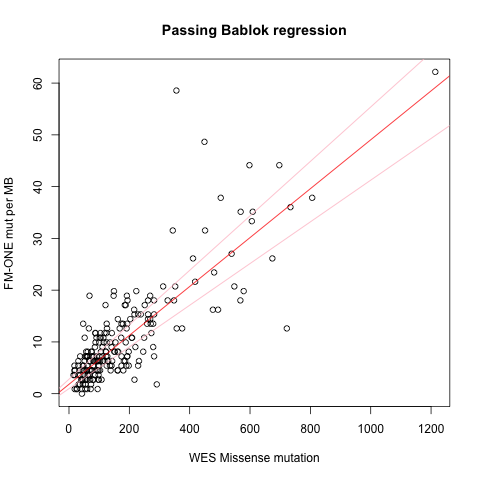

Reproduce this figure in R.
getwd()
setwd("/Users/takamatsushiro/Desktop/pancancer_TMB_MSI_IRS/public_repository/pancancer_MutSig_ICI/analysis_in_R/")
library(mcr)

df=read.delim("./Nature2018_BLCA_FM1_WES.tsv",sep="\t")

x=df$Missense_Mutation
y=df$FMOne.mutation.burden.per.MB

PB.reg <- mcreg(x,y, method.reg = "PaBa")
write.table(PB.reg@para,"./Passing_Bablok_results.tsv",sep="\t",col.names=NA,row.names=T,quote=F)

png("Passing_Bablok_regression.png")
plot(x,y, main ="Passing Bablok regression", ylab = "FM-ONE mut per MB", xlab = "WES Missense mutation")
abline(PB.reg@para[1:2], col = "red")
abline(PB.reg@para[5:6], col = "pink")
abline(PB.reg@para[7:8], col = "pink")
dev.off()
